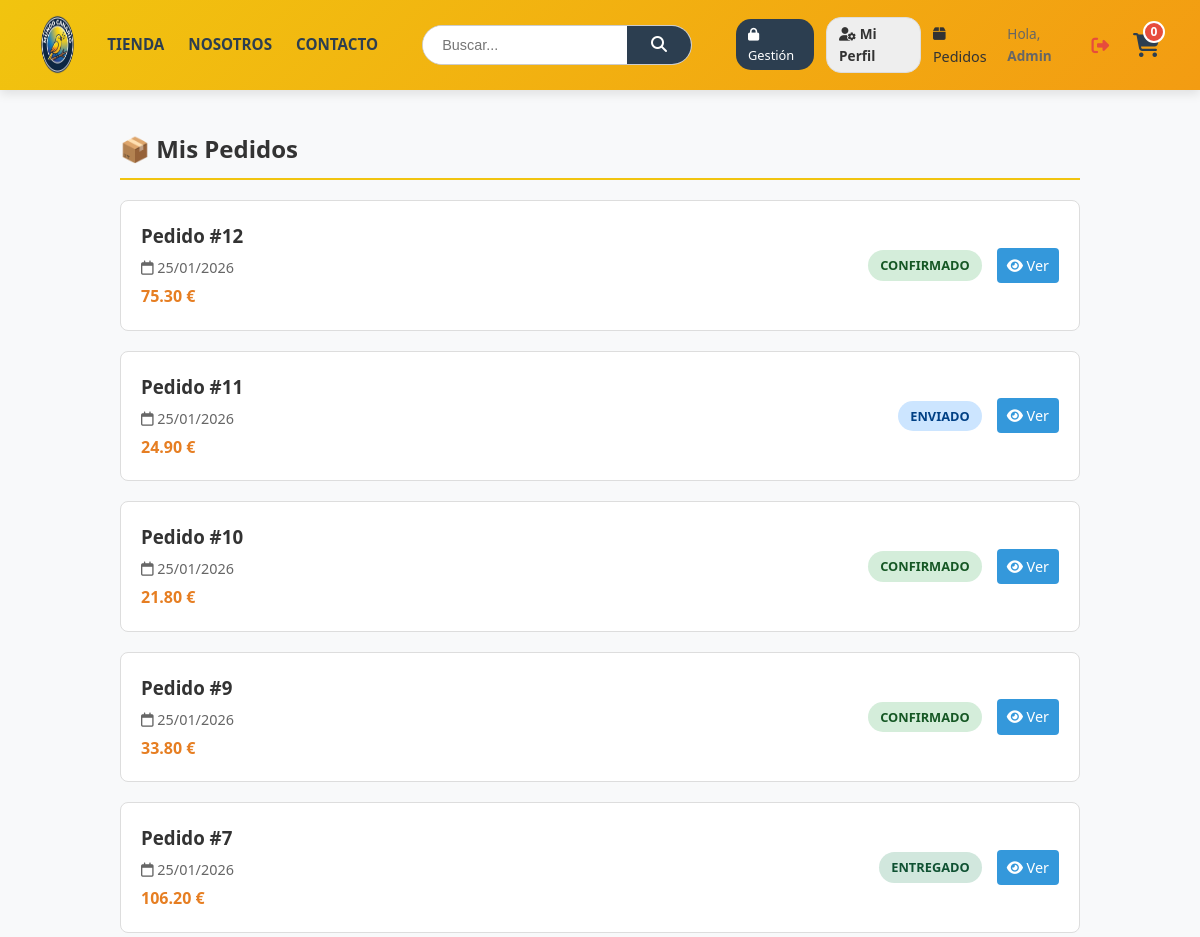
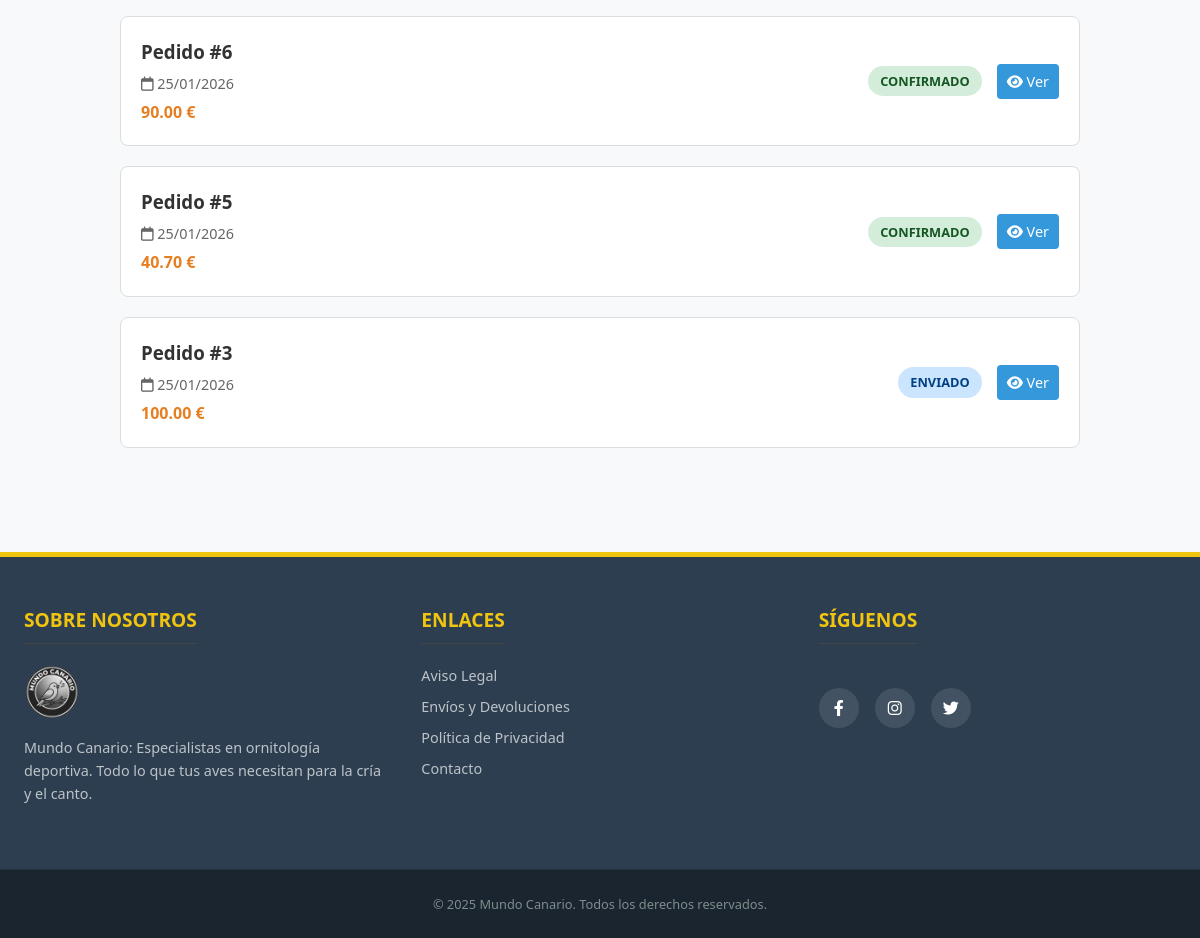
Page /mis_pedidos.php (signed in) on the committed database (2 pictures, top to bottom).
### tables this page shows
CREATE TABLE `pedidos` (
  `id` int(11) NOT NULL AUTO_INCREMENT,
  `usuario_id` int(11) NOT NULL,
  `provincia` varchar(100) NOT NULL,
  `localidad` varchar(100) NOT NULL,
  `direccion` varchar(255) NOT NULL,
  `coste` decimal(10,2) NOT NULL,
  `estado` varchar(20) DEFAULT 'confirm',
  `fecha` date DEFAULT curdate(),
  `hora` time DEFAULT curtime(),
  PRIMARY KEY (`id`),
  KEY `fk_pedido_usuario` (`usuario_id`)
);

### mis_pedidos.php (the view, shortened to what this page needs)
<?php
require_once 'config/db.php';
$uid = $_SESSION['id'];
$sql = "SELECT * FROM pedidos WHERE usuario_id = :id ORDER BY fecha DESC, hora DESC";
$stmt = $pdo->prepare($sql);
$stmt->execute(['id' => $uid]);
$pedidos = $stmt->fetchAll();
require_once 'views/header.php';
?>
<div class="container" style="display: block; margin-top: 40px; max-width: 1000px;">
    <h2 style="margin-bottom: 20px; border-bottom: 2px solid #f1c40f; padding-bottom: 10px;">
        📦 Mis Pedidos
    </h2>
    <?php if (empty($pedidos)): ?>
        <div style="text-align: center; padding: 40px; background: white; border-radius: 8px; border: 1px solid #eee;">
            <i class="fa-solid fa-basket-shopping fa-3x" style="color: #ddd; margin-bottom: 15px;"></i>
            <p>Todavía no has comprado nada.</p>
            <a href="index.php" class="btn-add" style="background: #333; display: inline-block; width: auto; margin-top: 10px;">
                Ir a la tienda
            </a>
        </div>
    <?php else: ?>
        <div style="display: grid; gap: 20px;">
            <?php foreach ($pedidos as $p): ?>
                <div style="background: white; padding: 20px; border-radius: 8px; border: 1px solid #ddd; display: flex; justify-content: space-between; align-items: center; flex-wrap: wrap; gap: 15px;">
                    <div>
                        <h3 style="margin-bottom: 5px; margin-top:0;">Pedido #<?= $p['id'] ?></h3>
                        <p style="color: #666; font-size: 0.9rem; margin-bottom: 5px;">
                            <i class="fa-regular fa-calendar"></i> <?= date("d/m/Y", strtotime($p['fecha'])) ?>
                        </p>
                        <p style="font-weight: bold; color: #e67e22; margin: 0;">
                            <?= number_format($p['coste'], 2) ?> €
                        </p>
                    </div>
                    <div style="display: flex; align-items: center; gap: 15px;">
                        <?php
                            $bg = '#eee'; $col = '#333'; $txt = $p['estado'];
                            if($p['estado'] == 'confirm') { $bg='#d4edda'; $col='#155724'; $txt='Confirmado'; }
                            if($p['estado'] == 'enviado') { $bg='#cce5ff'; $col='#004085'; $txt='Enviado'; }
                            if($p['estado'] == 'entregado') { $bg='#d1e7dd'; $col='#0f5132'; $txt='Entregado'; }
                        ?>
                        <span style="background: <?= $bg ?>; color: <?= $col ?>; padding: 5px 12px; border-radius: 20px; font-weight: bold; font-size: 0.8rem;">
                            <?= strtoupper($txt) ?>
                        </span>
                        <a href="ver_pedido.php?id=<?= $p['id'] ?>" style="background: #3498db; color: white; padding: 6px 10px; border-radius: 4px; text-decoration: none; font-size: 0.9rem;">
                            <i class="fa-solid fa-eye"></i> Ver
                        </a>
                    </div>
                </div>
            <?php endforeach; ?>
        </div>
    <?php endif; ?>
</div>
<?php require_once 'views/footer.php'; ?>

### assets/css/estilos.css (style rules this page uses)
:root { --primary: #f1c40f; --secondary: #f39c12; --dark: #2c3e50; --light: #ffffff; --bg: #f8f9fa; --border: #e1e1e1; --text: #333; --danger: #e74c3c; }
* { box-sizing: border-box; margin: 0; padding: 0; }
body { font-family: 'Segoe UI', Arial, sans-serif; font-size: 1rem; background-color: var(--bg); color: var(--text); display: flex; flex-direction: column; min-height: 100vh; line-height: 1.6; }
a { text-decoration: none; color: inherit; transition: 0.3s; }
.container { max-width: 1200px; margin: 2.5rem auto; padding: 0 1.25rem; display: flex; gap: 2rem; flex: 1; width: 100%; }

### rows in the picture
pedidos: id "12", fecha "25/01/2026", coste "75.30", estado "CONFIRMADO"
pedidos: id "11", fecha "25/01/2026", coste "24.90", estado "ENVIADO"
pedidos: id "10", fecha "25/01/2026", coste "21.80", estado "CONFIRMADO"
pedidos: id "9", fecha "25/01/2026", coste "33.80", estado "CONFIRMADO"
pedidos: id "7", fecha "25/01/2026", coste "106.20", estado "ENTREGADO"
pedidos: id "6", fecha "25/01/2026", coste "90.00", estado "CONFIRMADO"
pedidos: id "5", fecha "25/01/2026", coste "40.70", estado "CONFIRMADO"
pedidos: id "3", fecha "25/01/2026", coste "100.00", estado "ENVIADO"

### other values in the picture
$_SESSION['nombre'] "Admin"
$total "0"
